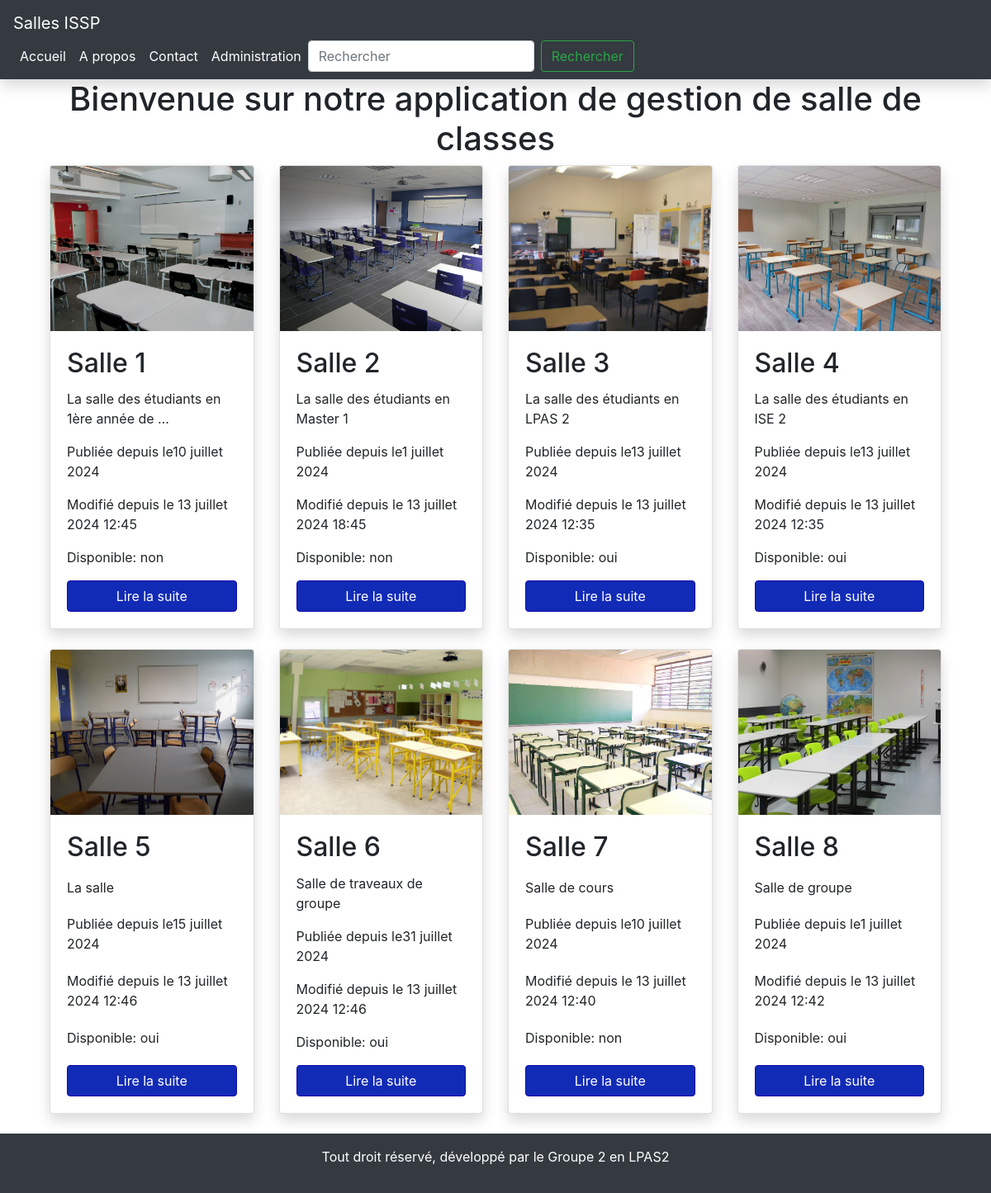
The page / on the database its author committed.
### gestion/models.py (models this page shows, shortened)
class Salle(models.Model):
    nom_salle = models.CharField(max_length=50)
    description = models.TextField()
    image = models.ImageField(upload_to="media/", default='path/to/default/image.jpg')
    date_publication = models.DateField(default=date.today)
    disponible = models.CharField(max_length=4, default='oui', choices=[('oui', 'oui'), ('non', 'non')])
    upload_at = models.DateTimeField(auto_now=True)

### gestion/views.py (the view)
# urls.py: path('', home, name='home'),
def home(request):
    list_salles = Salle.objects.all()
    context = {"listes_salles": list_salles}
    return render(request, 'index.html', context)

### gestion/templates/index.html (shortened to what this page needs)
{% extends 'base.html' %}
{% block content %}
<h1 class="text-center"> Bienvenue sur notre application de gestion de salle de classes</h1>
<div class="container">
    <div class="row">
        {% for salle in listes_salles %}
        <div class="col-md-4 col-lg-3 mb-4">
            <div class="card shadow">
                <img src="{{ salle.image.url }}" class="card-img-top" alt="Image de la salle">
                <div class="card-body">
                    <h2 class="card-title">{{ salle.nom_salle }}</h2>
                    <p class="card-text"> {{ salle.description| truncatewords:8 }}</p>
                    <p class="card-text">Publiée depuis le{{ salle.date_publication }}</p>
                    <p class="card-text">Modifié depuis le {{ salle.upload_at }}</p>
                    <p class="card-text">Disponible: {{ salle.disponible }}</p>
                    <a href="{% url 'salle_detail' salle.id %}" class="btn btn-warning">Lire la suite</a>
                </div>
            </div>
        </div>
        {% endfor %}
    </div>
</div>
{% endblock %}

### gestion/templates/base.html (shortened to what this page needs)
<!doctype html>
<html lang="fr">
  <head>
    <link rel="stylesheet" href="https://cdn.jsdelivr.net/npm/bootstrap@4.4.1/dist/css/bootstrap.min.css">
  </head>
  <body>
    <nav class="navbar navbar-expand-lg navbar-light bg-light bg-dark shadow">
      <div>
        <a class="navbar-brand text-white" href="#">Salles ISSP</a>
        <div class="collapse navbar-collapse" id="navbarNav">
          <ul class="navbar-nav">
            <li class="nav-item active">
              <a class="nav-link text-white" href="/">Accueil <span class="sr-only">(current)</span></a>
            </li>
            <li class="nav-item active">
              <a class="nav-link text-white" href="/about">A propos<span class="sr-only">(current)</span></a>
            </li>
            <li class="nav-item active">
              <a class="nav-link text-white" href="/contact">Contact<span class="sr-only">(current)</span></a>
            </li>
            <li class="nav-item">
              <a class="nav-link text-white" href="/admin/">Administration</a>
            </li>
          </ul>
          <form class="form-inline mr-auto" action="{% url 'search' %}" method="get" role="search">
            <input class="form-control mr-sm-2 " type="search" name="q" placeholder="Rechercher" aria-label="Search">
            <button class="btn btn-outline-success my-2 my-sm-0" type="submit">Rechercher</button>
          </form>
        </div>
      </div>
    </nav>
    <div class="container content">
      {% block content %}
      {% endblock %}
    </div>
    <footer class="text-center">
      <p>Tout droit réservé, développé par le Groupe 2 en LPAS2</p>

### gestion/templates/base.html (style rules this page uses)
html, body { height: 100%; }
body { display: flex; flex-direction: column; }
.content { flex: 1; }
footer { background-color: #343a40; color: white; padding: 1rem; }
.card { height: 100%; display: flex; flex-direction: column; }
.card-img-top { height: 200px; object-fit: cover; }
.card-body { flex: 1; display: flex; flex-direction: column; justify-content: space-between; }

### gestion/templates/index.html (style rules this page uses)
.btn.btn-warning { background-color: rgb(18, 43, 182); border-color: rgb(19, 8, 173); color: white; }

### rows shown on the page
Salle: image (picture), nom_salle "Salle 1", description "La salle des étudiants en 1ère année de …", date_publication "10 juillet 2024", upload_at "13 juillet 2024 12:45", disponible "non"
Salle: image (picture), nom_salle "Salle 2", description "La salle des étudiants en Master 1", date_publication "1 juillet 2024", upload_at "13 juillet 2024 18:45", disponible "non"
Salle: image (picture), nom_salle "Salle 3", description "La salle des étudiants en LPAS 2", date_publication "13 juillet 2024", upload_at "13 juillet 2024 12:35", disponible "oui"
Salle: image (picture), nom_salle "Salle 4", description "La salle des étudiants en ISE 2", date_publication "13 juillet 2024", upload_at "13 juillet 2024 12:35", disponible "oui"
Salle: image (picture), nom_salle "Salle 5", description "La salle", date_publication "15 juillet 2024", upload_at "13 juillet 2024 12:46", disponible "oui"
Salle: image (picture), nom_salle "Salle 6", description "Salle de traveaux de groupe", date_publication "31 juillet 2024", upload_at "13 juillet 2024 12:46", disponible "oui"
Salle: image (picture), nom_salle "Salle 7", description "Salle de cours", date_publication "10 juillet 2024", upload_at "13 juillet 2024 12:40", disponible "non"
Salle: image (picture), nom_salle "Salle 8", description "Salle de groupe", date_publication "1 juillet 2024", upload_at "13 juillet 2024 12:42", disponible "oui"
